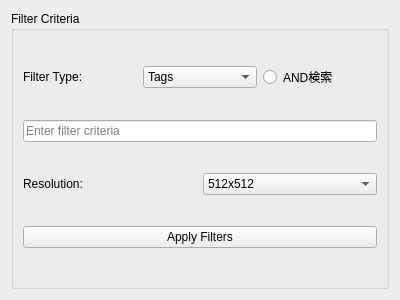
<?xml version="1.0" encoding="UTF-8"?>
<ui version="4.0">
 <class>TagFilterWidget</class>
 <widget class="QWidget" name="TagFilterWidget">
  <property name="geometry">
   <rect>
    <x>0</x>
    <y>0</y>
    <width>400</width>
    <height>300</height>
   </rect>
  </property>
  <property name="sizePolicy">
   <sizepolicy hsizetype="Expanding" vsizetype="Expanding">
    <horstretch>0</horstretch>
    <verstretch>0</verstretch>
   </sizepolicy>
  </property>
  <property name="windowTitle">
   <string>Form</string>
  </property>
  <layout class="QVBoxLayout" name="verticalLayout">
   <item>
    <widget class="QGroupBox" name="filterGroupBox">
     <property name="sizePolicy">
      <sizepolicy hsizetype="Expanding" vsizetype="Expanding">
       <horstretch>0</horstretch>
       <verstretch>0</verstretch>
      </sizepolicy>
     </property>
     <property name="title">
      <string>Filter Criteria</string>
     </property>
     <layout class="QVBoxLayout" name="filterLayout">
      <item>
       <layout class="QHBoxLayout" name="filterTypeLayout">
        <item>
         <widget class="QLabel" name="filterTypeLabel">
          <property name="text">
           <string>Filter Type:</string>
          </property>
         </widget>
        </item>
        <item>
         <widget class="QComboBox" name="filterTypeComboBox">
          <item>
           <property name="text">
            <string>Tags</string>
           </property>
          </item>
          <item>
           <property name="text">
            <string>Caption</string>
           </property>
          </item>
         </widget>
        </item>
        <item>
         <widget class="QRadioButton" name="andRadioButton">
          <property name="text">
           <string>AND検索</string>
          </property>
         </widget>
        </item>
       </layout>
      </item>
      <item>
       <widget class="QLineEdit" name="filterLineEdit">
        <property name="placeholderText">
         <string>Enter filter criteria</string>
        </property>
       </widget>
      </item>
      <item>
       <layout class="QHBoxLayout" name="resolutionLayout">
        <item>
         <widget class="QLabel" name="resolutionLabel">
          <property name="text">
           <string>Resolution:</string>
          </property>
         </widget>
        </item>
        <item>
         <widget class="QComboBox" name="resolutionComboBox">
          <item>
           <property name="text">
            <string>512x512</string>
           </property>
          </item>
          <item>
           <property name="text">
            <string>768x768</string>
           </property>
          </item>
          <item>
           <property name="text">
            <string>1024x1024</string>
           </property>
          </item>
         </widget>
        </item>
       </layout>
      </item>
      <item>
       <widget class="QPushButton" name="applyFilterButton">
        <property name="text">
         <string>Apply Filters</string>
        </property>
       </widget>
      </item>
     </layout>
    </widget>
   </item>
  </layout>
 </widget>
 <resources/>
 <connections/>
</ui>
